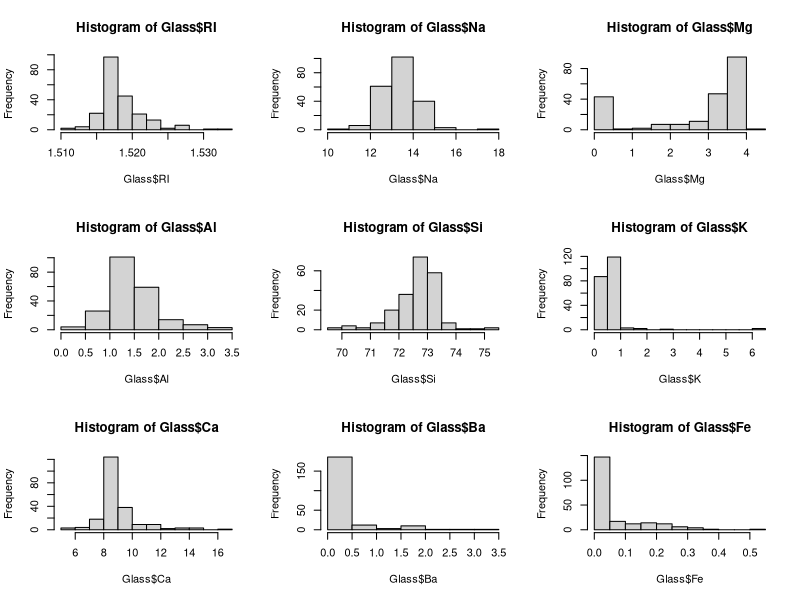
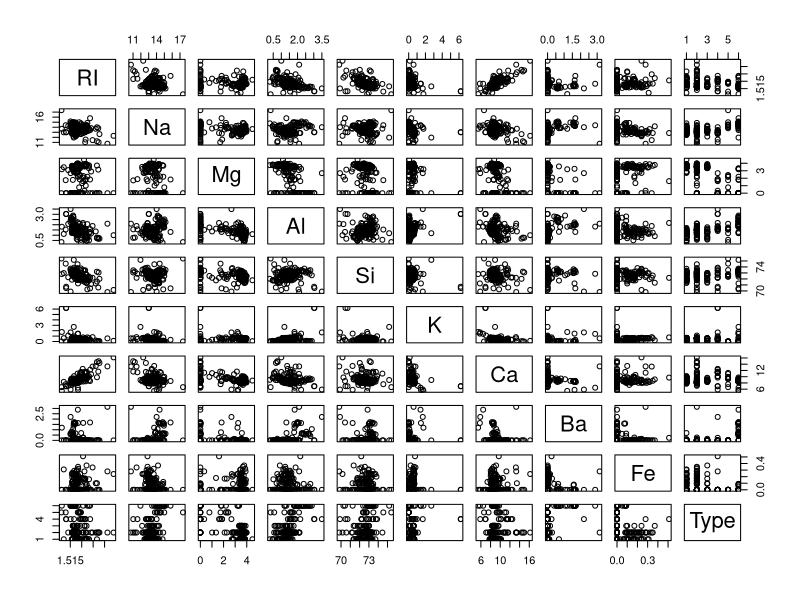
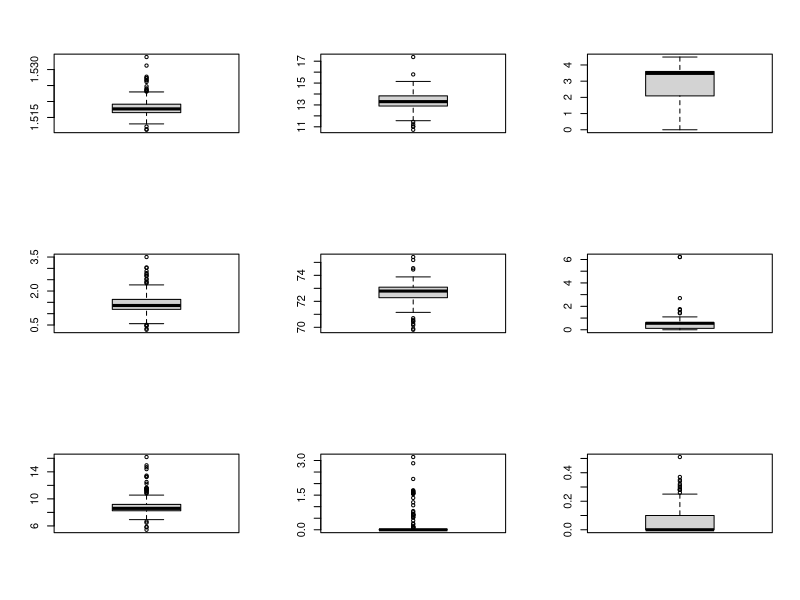
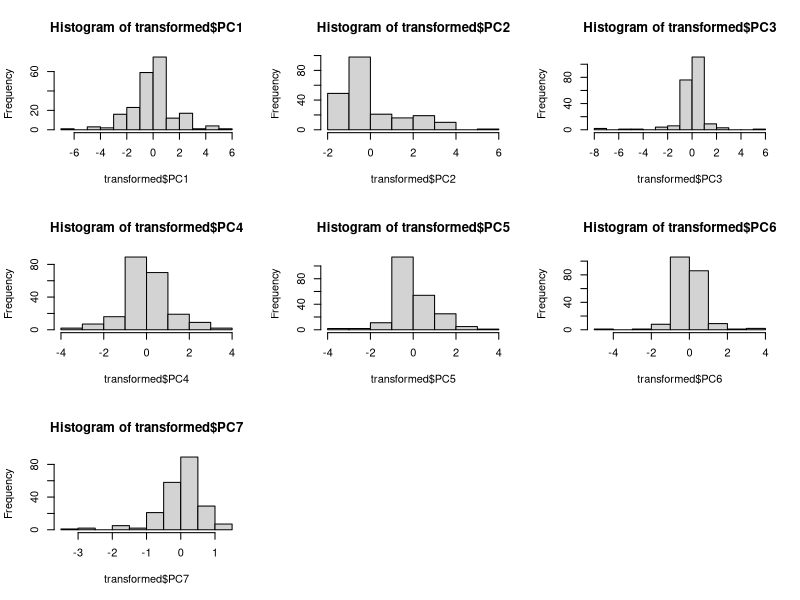

Write R code to recreate these figures, in order.
## ---- chunk 1
knitr::opts_chunk$set(echo = TRUE, message=FALSE, warning=FALSE)
## ---- chunk 2
#load the data
data(segmentationOriginal)
library(mlbench)
data(Glass)

head(Glass)

par(mfrow=c(3,3))
hist(Glass$RI)
hist(Glass$Na)
hist(Glass$Mg)
hist(Glass$Al)
hist(Glass$Si)
hist(Glass$K)
hist(Glass$Ca)
hist(Glass$Ba)
hist(Glass$Fe)
## ---- chunk 3
pairs(Glass)
## ---- chunk 4
par(mfrow=c(3,3))
boxplot(Glass$RI)
boxplot(Glass$Na)
boxplot(Glass$Mg)
boxplot(Glass$Al)
boxplot(Glass$Si)
boxplot(Glass$K)
boxplot(Glass$Ca)
boxplot(Glass$Ba)
boxplot(Glass$Fe)
## ---- chunk 5
par(mfrow=c(3,3))
length(boxplot.stats(Glass$RI)$out)
length(boxplot.stats(Glass$Na)$out)
length(boxplot.stats(Glass$Mg)$out)
length(boxplot.stats(Glass$Al)$out)
length(boxplot.stats(Glass$Si)$out)
length(boxplot.stats(Glass$K)$out)
length(boxplot.stats(Glass$Ca)$out)
length(boxplot.stats(Glass$Ba)$out)
length(boxplot.stats(Glass$Fe)$out)
## ---- chunk 6
library(caret)
trans <- preProcess(Glass, method = c("BoxCox", "center", "scale", "pca"))
trans
transformed <- predict(trans, Glass)
par(mfrow=c(3,3))
hist(transformed$PC1)
hist(transformed$PC2)
hist(transformed$PC3)
hist(transformed$PC4)
hist(transformed$PC5)
hist(transformed$PC6)
hist(transformed$PC7)

## ---- chunk 7
library(mlbench)
data(Soybean)
nearZeroVar(Soybean)
## ---- chunk 8
Soy=Soybean[,-c(19,26,28)]
## ---- chunk 9
summary(Soy)
